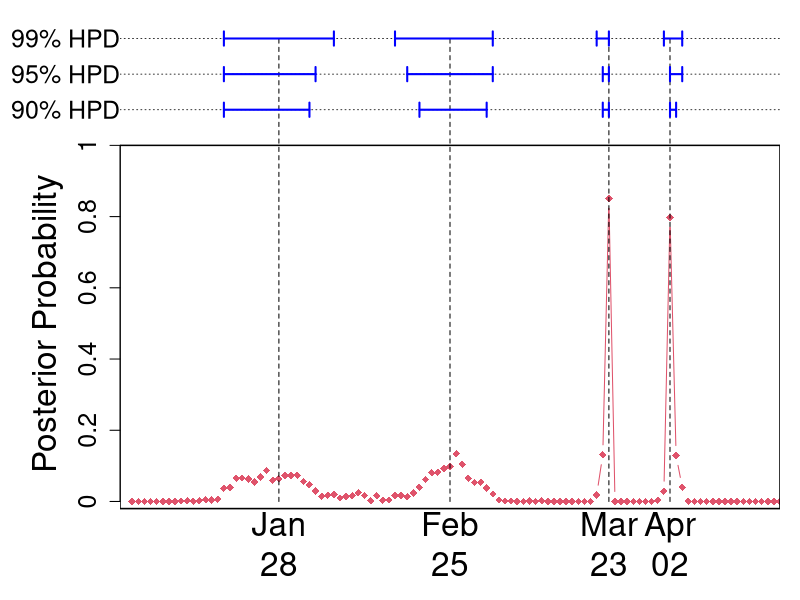
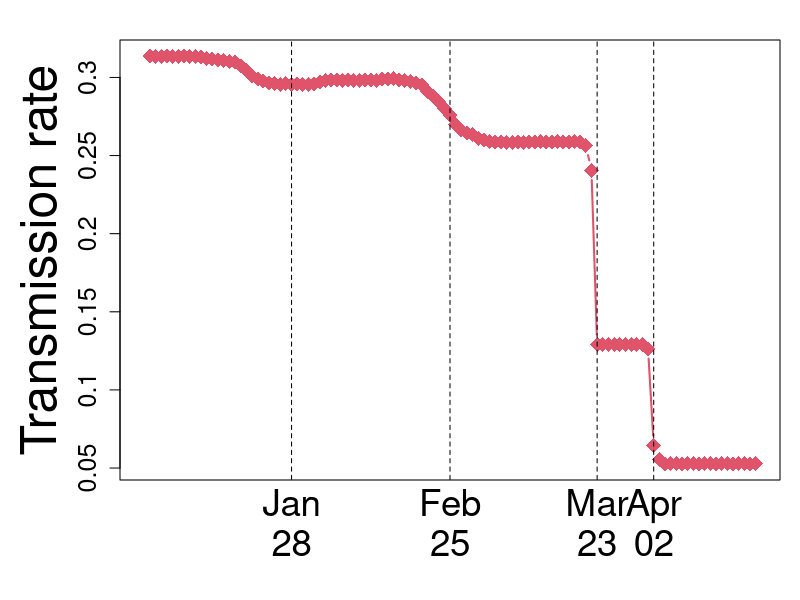
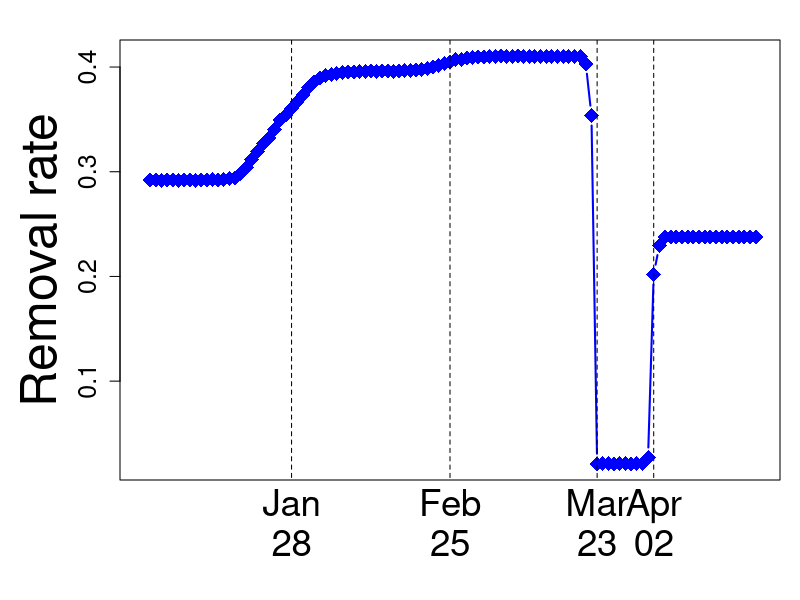

These figures' R source, in order:
X<-read.csv("Singapore_new.csv",header=T)
Active<-cumsum(X$Confirmed-X$Recovered)
wa<-min(which(Active[-length(Active)]>X$Recovered[-1]))
N_infect<-X$Confirmed
N_infect<-smooth(N_infect)
N_recovery<-c(rep(0,wa),X$Recovered[-c(1:wa)])
N_recovery<-smooth(N_recovery)

N<-5930134
T_max<-length(N_infect)
T_pred<-0

Burnin<-5000
AAA<-1000
thining<-10

N_infect_obs<-N_infect[1:T_max]
N_recovery_obs<-N_recovery[1:T_max]
S_obs<-c(N-cumsum(N_infect))[1:T_max]
I_obs<-c(cumsum(N_infect-N_recovery))[1:T_max]
R_obs<-c(cumsum(N_recovery))[1:T_max]
PI_obs<-I_obs/N
N_infect_obs<-N_infect_obs[-1]
N_recovery_obs<-N_recovery_obs[-1]
T_max<-T_max-1

############################################################
Beta_all<-read.csv("Beta_all.csv")
B_all<-read.csv("B_all.csv")
Gamma_all<-read.csv("Gamma_all.csv")
R_all<-read.csv("R_all.csv")
Delta_all<-read.csv("Delta_all.csv")

B_median<-apply(B_all,2,median)
B_mean<-apply(B_all,2,mean)
B_sd<-apply(B_all,2,sd)
B_CI<-apply(B_all,2,quantile,prob=c(0.025,0.975))

R_median<-apply(R_all,2,median)
R_mean<-apply(R_all,2,mean)
R_sd<-apply(R_all,2,sd)
R_CI<-apply(R_all,2,quantile,prob=c(0.025,0.975))



Stage_all<-(t(apply(Delta_all,1,cumsum)))
PPM<-matrix(0,ncol = ncol(Stage_all),nrow = ncol(Stage_all))
for(i in 1:nrow(Stage_all))
{
  PPM<-PPM+(Stage_all[i,row(PPM)]==Stage_all[i,col(PPM)])/nrow(Stage_all)
}
Delta_final<-rep(0,T_max)
Delta_final[1]<-1
Stage_hat<-cumsum(Delta_final)
Continue_index_add_drop<-TRUE
Continue_index_swap<-TRUE
Current_loss<-sum(abs((Stage_hat[row(PPM)]==Stage_hat[col(PPM)])-PPM))
all_candidate_index<-2:T_max
while ((Continue_index_add_drop+Continue_index_swap)>0) 
{
  All_loss<-NULL
  all_candidate_index<-2:T_max
  for(i in all_candidate_index)
  {
    Delta_candidate<-Delta_final
    Delta_candidate[i]<-1-Delta_candidate[i]
    
    Stage_candidate<-cumsum(Delta_candidate)
    Candidate_loss<-sum(abs((Stage_candidate[row(PPM)]==Stage_candidate[col(PPM)])-PPM))
    All_loss<-c(All_loss,Candidate_loss)
  }
  if(min(All_loss)<Current_loss)
  {
    Current_loss<-min(All_loss)
    Delta_final[all_candidate_index[which.min(All_loss)]]<-1-Delta_final[all_candidate_index[which.min(All_loss)]]
    Continue_index_add_drop<-TRUE
  }else
  {
    Continue_index_add_drop<-FALSE
  }
  
  if(sum(Delta_final)%in%(2:(T_max-1)))
  {
    All_loss<-NULL
    all_candidate_index<-which((Delta_final[(2:(T_max-1))]-Delta_final[(2:(T_max-1))+1])!=0)+1
    for(i in all_candidate_index)
    {
      Delta_candidate<-Delta_final
      Delta_candidate[i+0:1]<-1-Delta_candidate[i+0:1]
      
      Stage_candidate<-cumsum(Delta_candidate)
      Candidate_loss<-sum(abs((Stage_candidate[row(PPM)]==Stage_candidate[col(PPM)])-PPM))
      All_loss<-c(All_loss,Candidate_loss)
    }
    if(min(All_loss)<Current_loss)
    {
      Current_loss<-min(All_loss)
      Delta_final[all_candidate_index[which.min(All_loss)]+0:1]<-1-Delta_final[all_candidate_index[which.min(All_loss)]+0:1]
      Continue_index_swap<-TRUE
    }
    else
    {
      Continue_index_swap<-FALSE
    }
  }
}
Delta_mean<-colMeans(Delta_all)
# cbind(Delta_final,Delta_mean)




Delta_hat<-Delta_final
Delta_pp<-Delta_mean
P_value_i_upper<-0*Delta_hat
P_value_i_lower<-0*Delta_hat
tau_hat<-which(Delta_hat==1)
CI_tau<-list()
for(j in tau_hat[-1])
{
  CI_p<-0
  CI_j<-NULL
  min_a<-1-j
  max_b<-length(Delta_hat)-j
  a<-0
  b<-0
  P_value_i_upper[j+a:b]<-(abs((1-CI_p)+P_value_i_upper[j+a:b])+abs((1-CI_p)-P_value_i_upper[j+a:b]))/2
  CI_p<-sum(Delta_pp[j+a:b])
  CI_j<-cbind(CI_j,c(j+a,j+b,CI_p))
  P_value_i_lower[j+a:b]<-(abs((1-CI_p)+P_value_i_lower[j+a:b])+abs((1-CI_p)-P_value_i_lower[j+a:b]))/2
  while(CI_p<1)
  {
    pp_zuo<-sum(Delta_pp[j+(a-(a>min_a)):b])
    pp_you<-sum(Delta_pp[j+(a):(b+(b<max_b))])
    if(max(c(pp_zuo,pp_you))>CI_p)
    {
      a<-a-(pp_zuo>pp_you)
      b<-b+(pp_zuo<=pp_you)
      P_value_i_upper[j+a:b]<-(abs((1-CI_p)+P_value_i_upper[j+a:b])+abs((1-CI_p)-P_value_i_upper[j+a:b]))/2
      CI_p<-sum(Delta_pp[j+a:b])
      CI_j<-cbind(CI_j,c(j+a,j+b,CI_p))
      P_value_i_lower[j+a:b]<-(abs((1-CI_p)+P_value_i_lower[j+a:b])+abs((1-CI_p)-P_value_i_lower[j+a:b]))/2
    }else
    {
      CI_p<-1
      CI_j<-cbind(CI_j,c(j+a,j+b,CI_p))
    }
  }
  CI_tau[[which(tau_hat==j)-1]]<-CI_j
}


png("Delta_Summary3.png",600,480)
par(mar=c(4,6,1,1),mfrow=c(1,1))
plot(2:T_max,Delta_mean[-1],xlim=c(0,T_max),ylim = c(0,1.3),main = "",ylab="",xlab = "",type="b",pch=18,lty=1,col=2,axes = F, xaxs="i")
#mtext("Change point detection",side=2,cex=2)
mtext("Posterior Probability",side=2,line = 3,cex=2,at=0.5)
rect(0,-0.02,T_max,1,lwd=1.5)
axis(2,at=0:5/5,labels = 0:5/5,cex.axis=1.5)
for(i in (which(Delta_final==1))[-1])
{
  segments(i,0,i,1.3,col=1,lty=2)
  mtext(format(as.Date(as.character(X$Date[i]),format = "%d/%m/%Y"),"%b"),side = 1,at=i,line=0,cex=2)
  mtext(format(as.Date(as.character(X$Date[i]),format = "%d/%m/%Y"),"%d"),side = 1,at=i,line=2,cex=2)
}
alpha_list<-c(0.9,0.95,0.99)
for(alpha in 1:3)
{
  abline(h=1+0.1*alpha,lwd=0.8,lty=3)
  mtext(paste(c(as.character(alpha_list[alpha]*100),"% HPD"),collapse = ""),side = 2,at=1+0.1*alpha,las=2,line = 0,cex=1.5)
  for(aa in 1:length(CI_tau))
  {
    hai<-min(which(CI_tau[[aa]][3,]>=alpha_list[alpha]))
    segments(CI_tau[[aa]][1,hai],1+0.1*alpha,CI_tau[[aa]][2,hai],1+0.1*alpha,lwd=2,col="blue")
    segments(CI_tau[[aa]][1,hai],1+0.1*alpha-0.02,CI_tau[[aa]][1,hai],1+0.1*alpha+0.02,lwd=2,col="blue")
    segments(CI_tau[[aa]][2,hai],1+0.1*alpha-0.02,CI_tau[[aa]][2,hai],1+0.1*alpha+0.02,lwd=2,col="blue")
  }
  
}
dev.off()
b1<-colMeans(1/B_all)#,1/colMeans(B_all),
r2<-colMeans(R_all/(1+R_all))

png("beta_Summary3.png",600,600)
par(mar=c(6,6,2,1),mfrow=c(1,1))
plot(1:T_max,(b1),xlim=c(0,T_max),main = "",ylab="",xlab = "",type="b",pch=18,lty=1,col=2,xaxt="n",yaxt="n",cex=2,lwd=2)
mtext("Transmission rate",side=2,line = 3,cex=3)
axis(2,at=1:6/20,labels = 1:6/20,cex.axis=1.5)
for(i in (which(Delta_final==1))[-1])
{
  segments(i,0,i,1.3,col=1,lty=2)
  mtext(format(as.Date(as.character(X$Date[i]),format = "%d/%m/%Y"),"%b"),side = 1,at=i,line=1,cex=2.2)
  mtext(format(as.Date(as.character(X$Date[i]),format = "%d/%m/%Y"),"%d"),side = 1,at=i,line=3,cex=2.2)
}
dev.off()
png("gamma_Summary3.png",600,600)
par(mar=c(6,6,2,1),mfrow=c(1,1))
plot(1:T_max,(r2),xlim=c(0,T_max),main = "",ylab="",xlab = "",type="b",pch=18,lty=1,col="blue",xaxt="n",yaxt="n",cex=2,lwd=2)
mtext("Removal rate",side=2,line = 3,cex=3)
axis(2,at=1:4/10,labels = 1:4/10,cex.axis=1.5)
for(i in (which(Delta_final==1))[-1])
{
  segments(i,0,i,1.3,col=1,lty=2)
  mtext(format(as.Date(as.character(X$Date[i]),format = "%d/%m/%Y"),"%b"),side = 1,at=i,line=1,cex=2.2)
  mtext(format(as.Date(as.character(X$Date[i]),format = "%d/%m/%Y"),"%d"),side = 1,at=i,line=3,cex=2.2)
}
dev.off()